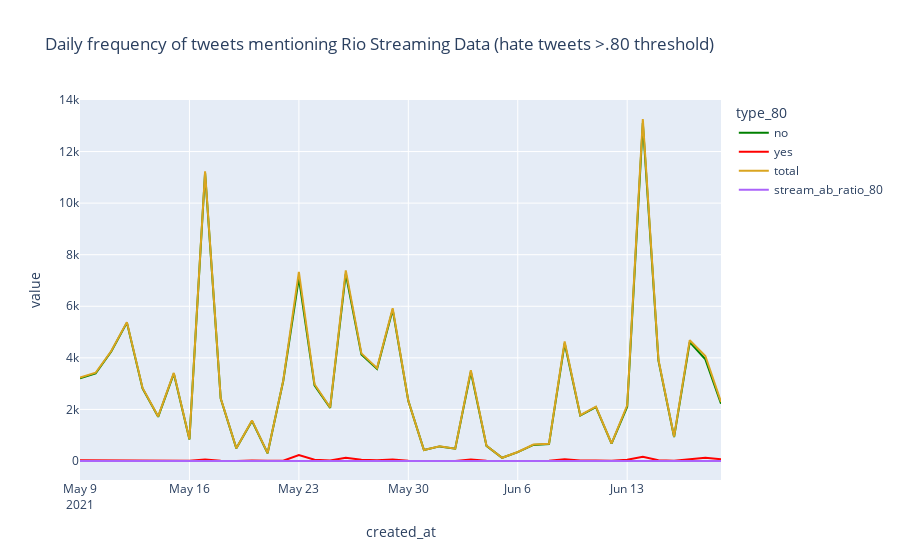

Notebook cell for this chart:
### Code cell
fig_daily_counts_stream_ab_80 =px.line(daily_counts_stream_ab_wide_80, x="created_at",
            y=daily_counts_stream_ab_wide_80.columns,
            title='Daily frequency of tweets mentioning Rio Streaming Data (hate tweets >.80 threshold)',
            color_discrete_map ={
                "yes": "red",
                "no": "green",
                "total": "goldenrod"}
            )

fig_daily_counts_stream_ab_80.show()

### Figure 1 — Plotly figure (JSON) as saved in the notebook; plotly's stock layout.template omitted (floating-point values rounded to 4 significant figures)
{"data": [{"hovertemplate": "type_80=no<br>created_at=%{x}<br>value=%{y}<extra></extra>", "legendgroup": "no", "line": {"color": "green", "dash": "solid"}, "mode": "lines", "name": "no", "orientation": "v", "showlegend": true, "type": "scatter", "x": ["2021-05-09", "2021-05-10", "2021-05-11", "2021-05-12", "2021-05-13", "2021-05-14", "2021-05-15", "2021-05-16", "2021-05-17", "2021-05-18", "2021-05-19", "2021-05-20", "2021-05-21", "2021-05-22", "2021-05-23", "2021-05-24", "2021-05-25", "2021-05-26", "2021-05-27", "2021-05-28", "2021-05-29", "2021-05-30", "2021-05-31", "2021-06-01", "2021-06-02", "2021-06-03", "2021-06-04", "2021-06-05", "2021-06-06", "2021-06-07", "2021-06-08", "2021-06-09", "2021-06-10", "2021-06-11", "2021-06-12", "2021-06-13", "2021-06-14", "2021-06-15", "2021-06-16", "2021-06-17", "2021-06-18", "2021-06-19"], "xaxis": "x", "y": [3203, 3393, 4244, 5366, 2813, 1712, 3389, 836, 11176, 2420, 491, 1554, 301, 3103, 7103, 2931, 2058, 7261, 4126, 3575, 5867, 2330, 424, 566, 476, 3461, 587, 125, 346, 625, 658, 4564, 1762, 2090, 674, 2106, 13102, 3894, 929, 4613, 3941, 2222], "yaxis": "y"}, {"hovertemplate": "type_80=yes<br>created_at=%{x}<br>value=%{y}<extra></extra>", "legendgroup": "yes", "line": {"color": "red", "dash": "solid"}, "mode": "lines", "name": "yes", "orientation": "v", "showlegend": true, "type": "scatter", "x": ["2021-05-09", "2021-05-10", "2021-05-11", "2021-05-12", "2021-05-13", "2021-05-14", "2021-05-15", "2021-05-16", "2021-05-17", "2021-05-18", "2021-05-19", "2021-05-20", "2021-05-21", "2021-05-22", "2021-05-23", "2021-05-24", "2021-05-25", "2021-05-26", "2021-05-27", "2021-05-28", "2021-05-29", "2021-05-30", "2021-05-31", "2021-06-01", "2021-06-02", "2021-06-03", "2021-06-04", "2021-06-05", "2021-06-06", "2021-06-07", "2021-06-08", "2021-06-09", "2021-06-10", "2021-06-11", "2021-06-12", "2021-06-13", "2021-06-14", "2021-06-15", "2021-06-16", "2021-06-17", "2021-06-18", "2021-06-19"], "xaxis": "x", "y": [29, 29, 21, 20, 21, 17, 28, 5, 57, 7, 1, 20, 6, 12, 234, 47, 17, 130, 48, 27, 58, 7, 4, 3, 4, 62, 7, 1, 3, 14, 8, 69, 16, 20, 5, 50, 160, 31, 13, 71, 130, 72], "yaxis": "y"}, {"hovertemplate": "type_80=total<br>created_at=%{x}<br>value=%{y}<extra></extra>", "legendgroup": "total", "line": {"color": "goldenrod", "dash": "solid"}, "mode": "lines", "name": "total", "orientation": "v", "showlegend": true, "type": "scatter", "x": ["2021-05-09", "2021-05-10", "2021-05-11", "2021-05-12", "2021-05-13", "2021-05-14", "2021-05-15", "2021-05-16", "2021-05-17", "2021-05-18", "2021-05-19", "2021-05-20", "2021-05-21", "2021-05-22", "2021-05-23", "2021-05-24", "2021-05-25", "2021-05-26", "2021-05-27", "2021-05-28", "2021-05-29", "2021-05-30", "2021-05-31", "2021-06-01", "2021-06-02", "2021-06-03", "2021-06-04", "2021-06-05", "2021-06-06", "2021-06-07", "2021-06-08", "2021-06-09", "2021-06-10", "2021-06-11", "2021-06-12", "2021-06-13", "2021-06-14", "2021-06-15", "2021-06-16", "2021-06-17", "2021-06-18", "2021-06-19"], "xaxis": "x", "y": [3232, 3422, 4265, 5386, 2834, 1729, 3417, 841, 11233, 2427, 492, 1574, 307, 3115, 7337, 2978, 2075, 7391, 4174, 3602, 5925, 2337, 428, 569, 480, 3523, 594, 126, 349, 639, 666, 4633, 1778, 2110, 679, 2156, 13262, 3925, 942, 4684, 4071, 2294], "yaxis": "y"}, {"hovertemplate": "type_80=stream_ab_ratio_80<br>created_at=%{x}<br>value=%{y}<extra></extra>", "legendgroup": "stream_ab_ratio_80", "line": {"color": "#ab63fa", "dash": "solid"}, "mode": "lines", "name": "stream_ab_ratio_80", "orientation": "v", "showlegend": true, "type": "scatter", "x": ["2021-05-09", "2021-05-10", "2021-05-11", "2021-05-12", "2021-05-13", "2021-05-14", "2021-05-15", "2021-05-16", "2021-05-17", "2021-05-18", "2021-05-19", "2021-05-20", "2021-05-21", "2021-05-22", "2021-05-23", "2021-05-24", "2021-05-25", "2021-05-26", "2021-05-27", "2021-05-28", "2021-05-29", "2021-05-30", "2021-05-31", "2021-06-01", "2021-06-02", "2021-06-03", "2021-06-04", "2021-06-05", "2021-06-06", "2021-06-07", "2021-06-08", "2021-06-09", "2021-06-10", "2021-06-11", "2021-06-12", "2021-06-13", "2021-06-14", "2021-06-15", "2021-06-16", "2021-06-17", "2021-06-18", "2021-06-19"], "xaxis": "x", "y": [0.009054, 0.008547, 0.004948, 0.003727, 0.007465, 0.00993, 0.008262, 0.005981, 0.0051, 0.002893, 0.002037, 0.01287, 0.01993, 0.003867, 0.03294, 0.01604, 0.00826, 0.0179, 0.01163, 0.007552, 0.009886, 0.003004, 0.009434, 0.0053, 0.008403, 0.01791, 0.01193, 0.008, 0.008671, 0.0224, 0.01216, 0.01512, 0.009081, 0.009569, 0.007418, 0.02374, 0.01221, 0.007961, 0.01399, 0.01539, 0.03299, 0.0324], "yaxis": "y"}], "layout": {"legend": {"title": {"text": "type_80"}, "tracegroupgap": 0}, "title": {"text": "Daily frequency of tweets mentioning Rio Streaming Data (hate tweets >.80 threshold)"}, "xaxis": {"anchor": "y", "domain": [0, 1], "title": {"text": "created_at"}}, "yaxis": {"anchor": "x", "domain": [0, 1], "title": {"text": "value"}}}}
